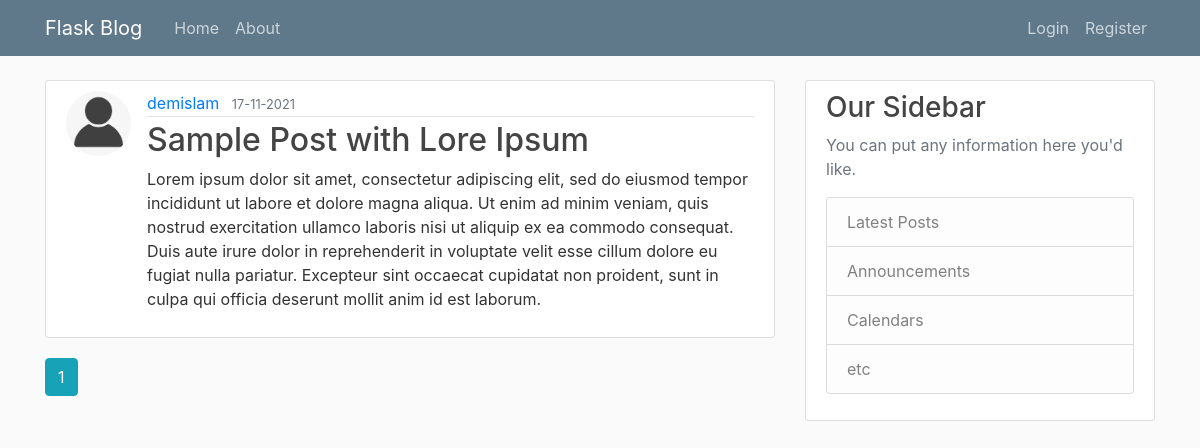
The app's page /home, older data.
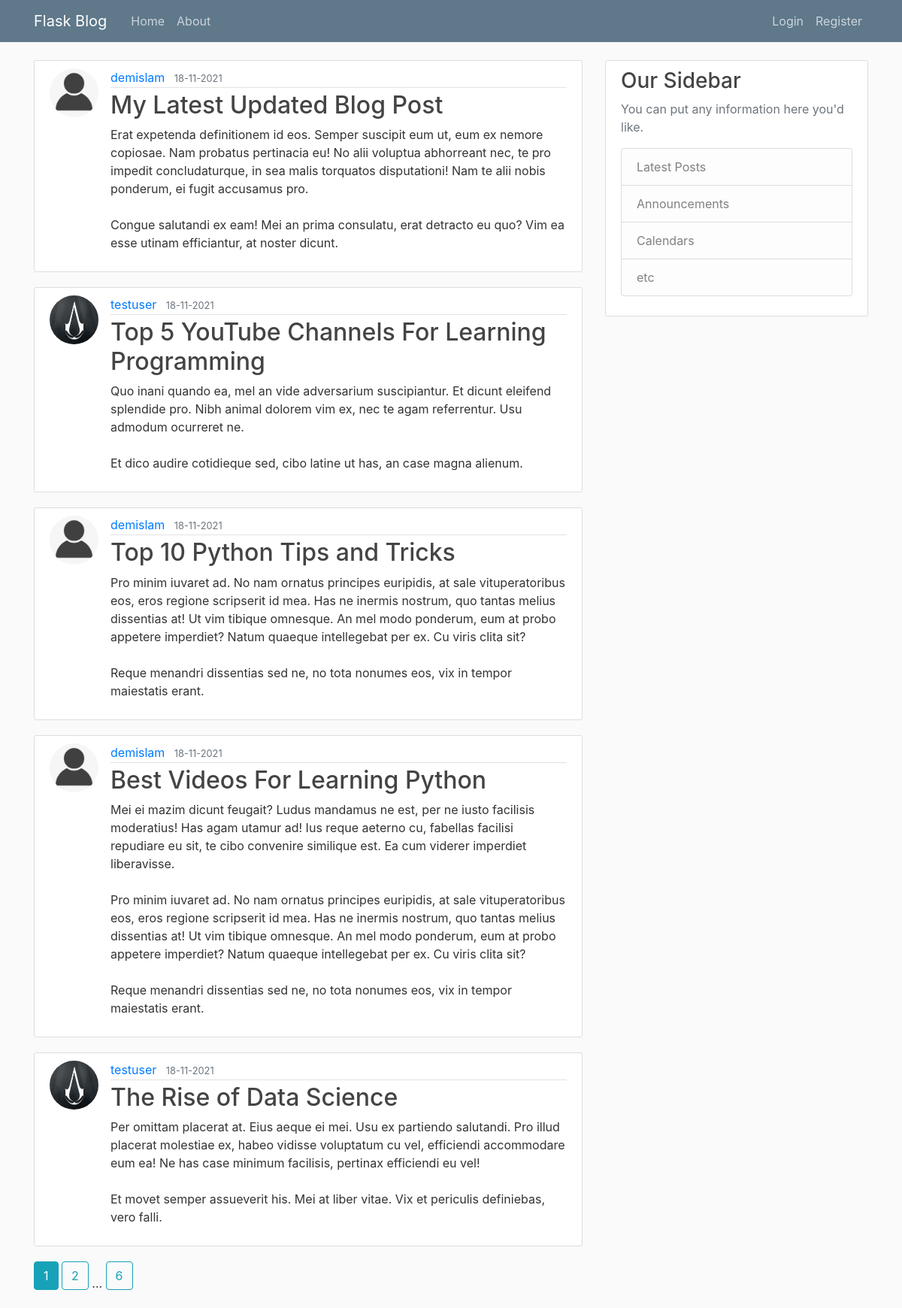
The same page, newer data.
### blog_webapp/models.py (models this page shows, shortened)
class Post(db.Model):
    id = db.Column(db.Integer, primary_key=True)
    title = db.Column(db.String(100), nullable=False)
    timestamp = db.Column(db.DateTime, nullable=False, default=datetime.utcnow)
    content = db.Column(db.Text, nullable=False)
    user_id = db.Column(db.Integer, db.ForeignKey('user.id'), nullable=False)

class User(db.Model, UserMixin):
    id = db.Column(db.Integer, primary_key=True)
    username = db.Column(db.String(20), unique=True, nullable=False)
    email = db.Column(db.String(120), unique=True, nullable=False)
    profile_image_file = db.Column(db.String(20), nullable=False,
                                   default='default_profile_image.png')
    password = db.Column(db.String(60), nullable=False)
    posts = db.relationship('Post', backref='author', lazy=True)

### blog_webapp/main/routes.py (the view)
@main.route('/')
@main.route('/home')
def home():
    curr_page_num = request.args.get('page_num', 1, type=int)
    posts_paginated = Post.query.order_by(Post.timestamp.desc()).paginate(page=curr_page_num, per_page=5)
    posts = [post for post in posts_paginated.items]
    all_page_nums = [page_num for page_num in posts_paginated.iter_pages(left_edge=1,
                                                                         left_current=1, right_current=2,
                                                                         right_edge=1)]
    return render_template('home.html', posts=posts, curr_page_num=curr_page_num, all_page_nums=all_page_nums)

### blog_webapp/templates/home.html
{% extends "layout.html" %}
{% block content %}
    {% for post in posts %}
    <article class="media content-section">
        <img class="rounded-circle article-img" src=" {{url_for('static', filename='profile_pics/'+post.author.profile_image_file) }}" alt="">
        <div class="media-body">
            <div class="article-metadata">
                <a class="mr-2" href="{{ url_for('users.get_user_posts', username=post.author.username) }}">{{ post.author.username }}</a>
                <small class="text-muted">{{ post.timestamp.strftime('%d-%m-%Y') }}</small>
            </div>
            <h2><a class="article-title" href="{{ url_for('posts.get_post', post_id=post.id) }}">{{ post.title }}</a></h2>
            <p class="article-content">{{ post.content }}</p>
        </div>
    </article>
    {% endfor %}
    {% for page_num in all_page_nums %}
        {% if page_num %}
            {% if page_num == curr_page_num %}
                <a href="{{ url_for('main.home', page_num=page_num) }}" class="btn btn-info mb-4">{{ page_num }}</a>
            {% else %}
                <a href="{{ url_for('main.home', page_num=page_num) }}" class="btn btn-outline-info mb-4">{{ page_num }}</a>
            {% endif %}
        {% else %}
            ...
        {% endif %}
    {% endfor %}
{% endblock content %}

### blog_webapp/templates/layout.html (shortened to what this page needs)
<!doctype html>
<html lang="en">
<head>
    <link rel="stylesheet" href="https://stackpath.bootstrapcdn.com/bootstrap/4.3.1/css/bootstrap.min.css">
    <link rel="stylesheet" href="{{ url_for('static', filename='main.css') }}">
</head>
<body>
    <header class="site-header">
        <nav class="navbar navbar-expand-md navbar-dark bg-steel fixed-top">
            <div class="container">
                <a class="navbar-brand mr-4" href="/">Flask Blog</a>
                <div class="collapse navbar-collapse" id="navbarToggle">
                    <div class="navbar-nav mr-auto">
                        <a class="nav-item nav-link" href="{{ url_for('main.home') }}">Home</a>
                        <a class="nav-item nav-link" href="{{ url_for('main.about') }}">About</a>
                    </div>
                    <div class="navbar-nav">
                        {% if current_user.is_authenticated %}
                            <a class="nav-item nav-link" href="{{ url_for('posts.create_post') }}">Make a post</a>
                            <a class="nav-item nav-link" href="{{ url_for('users.profile') }}">Profile</a>
                            <a class="nav-item nav-link" href="{{ url_for('users.logout') }}">Logout ({{ current_user.username }})</a>
                        {% else %}
                            <a class="nav-item nav-link" href="{{ url_for('users.login') }}">Login</a>
                            <a class="nav-item nav-link" href="{{ url_for('users.register') }}">Register</a>
                        {% endif %}
                    </div>
                </div>
            </div>
        </nav>
    </header>
    <main role="main" class="container">
        <div class="row">
            <div class="col-md-8">
                {% block content %}{% endblock %}
            </div>
            <div class="col-md-4">
                <div class="content-section">
                    <h3>Our Sidebar</h3>
                    <p class='text-muted'>You can put any information here you'd like.
                    <ul class="list-group">
                        <li class="list-group-item list-group-item-light">Latest Posts</li>
                        <li class="list-group-item list-group-item-light">Announcements</li>
                        <li class="list-group-item list-group-item-light">Calendars</li>
                        <li class="list-group-item list-group-item-light">etc</li>
                    </ul>
                    </p>
                </div>
            </div>
        </div>
    </main>
</body>
</html>

### blog_webapp/static/main.css (style rules this page uses)
body { background: #fafafa; color: #333333; margin-top: 5rem; }
h1, h2, h3, h4, h5, h6 { color: #444444; }
.bg-steel { background-color: #5f788a; }
.site-header .navbar-nav .nav-link { color: #cbd5db; }
.content-section { background: #ffffff; padding: 10px 20px; border: 1px solid #dddddd; border-radius: 3px; margin-bottom: 20px; }
.article-title { color: #444444; }
.article-content { white-space: pre-line; }
.article-img { height: 65px; width: 65px; margin-right: 16px; }
.article-metadata { padding-bottom: 1px; margin-bottom: 4px; border-bottom: 1px solid #e3e3e3 }

Row changes from the older to the newer data that the page shows:
no longer on this page (row unchanged): Post: profile_image_file (placeholder picture), author.username "demislam", timestamp "17-11-2021", title "Sample Post with Lore Ipsum", content "Lorem ipsum dolor sit amet, consectetur adipiscing elit, sed do eiusmod tempor incididunt ut labore et dolore magna aliqua. Ut enim ad minim veniam, quis nostrud exercitation ullamco laboris nisi ut aliquip ex ea commodo consequat. Duis aute irure dolor in reprehenderit in voluptate velit esse cillum dolore eu fugiat nulla pariatur. Excepteur sint occaecat cupidatat non proident, sunt in culpa qui officia deserunt mollit anim id est laborum."
added Post: profile_image_file (placeholder picture), author.username "demislam", timestamp "18-11-2021", title "My Latest Updated Blog Post", content "Erat expetenda definitionem id eos. Semper suscipit eum ut, eum ex nemore copiosae. Nam probatus pertinacia eu! No alii voluptua abhorreant nec, te pro impedit concludaturque, in sea malis torquatos disputationi! Nam te alii nobis ponderum, ei fugit accusamus pro. Congue salutandi ex eam! Mei an prima consulatu, erat detracto eu quo? Vim ea esse utinam efficiantur, at noster dicunt."
added Post: profile_image_file (picture), author.username "testuser", timestamp "18-11-2021", title "Top 5 YouTube Channels For Learning Programming", content "Quo inani quando ea, mel an vide adversarium suscipiantur. Et dicunt eleifend splendide pro. Nibh animal dolorem vim ex, nec te agam referrentur. Usu admodum ocurreret ne. Et dico audire cotidieque sed, cibo latine ut has, an case magna alienum."
added Post: profile_image_file (placeholder picture), author.username "demislam", timestamp "18-11-2021", title "Top 10 Python Tips and Tricks", content "Pro minim iuvaret ad. No nam ornatus principes euripidis, at sale vituperatoribus eos, eros regione scripserit id mea. Has ne inermis nostrum, quo tantas melius dissentias at! Ut vim tibique omnesque. An mel modo ponderum, eum at probo appetere imperdiet? Natum quaeque intellegebat per ex. Cu viris clita sit? Reque menandri dissentias sed ne, no tota nonumes eos, vix in tempor maiestatis erant."
added Post: profile_image_file (placeholder picture), author.username "demislam", timestamp "18-11-2021", title "Best Videos For Learning Python", content "Mei ei mazim dicunt feugait? Ludus mandamus ne est, per ne iusto facilisis moderatius! Has agam utamur ad! Ius reque aeterno cu, fabellas facilisi repudiare eu sit, te cibo convenire similique est. Ea cum viderer imperdiet liberavisse. Pro minim iuvaret ad. No nam ornatus principes euripidis, at sale vituperatoribus eos, eros regione scripserit id mea. Has ne inermis nostrum, quo tantas melius dissentias at! Ut vim tibique omnesque. An mel modo ponderum, eum at probo appetere imperdiet? Natum quaeque intellegebat per ex. Cu viris clita sit? Reque menandri dissentias sed ne, no tota nonumes eos, vix in tempor maiestatis erant."
added Post: profile_image_file (picture), author.username "testuser", timestamp "18-11-2021", title "The Rise of Data Science", content "Per omittam placerat at. Eius aeque ei mei. Usu ex partiendo salutandi. Pro illud placerat molestiae ex, habeo vidisse voluptatum cu vel, efficiendi accommodare eum ea! Ne has case minimum facilisis, pertinax efficiendi eu vel! Et movet semper assueverit his. Mei at liber vitae. Vix et periculis definiebas, vero falli."
Text that changed along with them:
new list line: "2"
new list line: "6"
